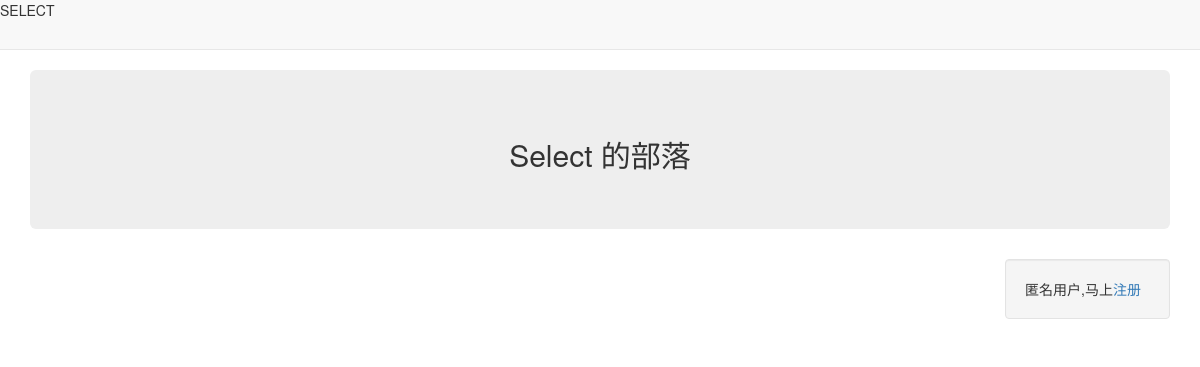
The app's page /, older data.
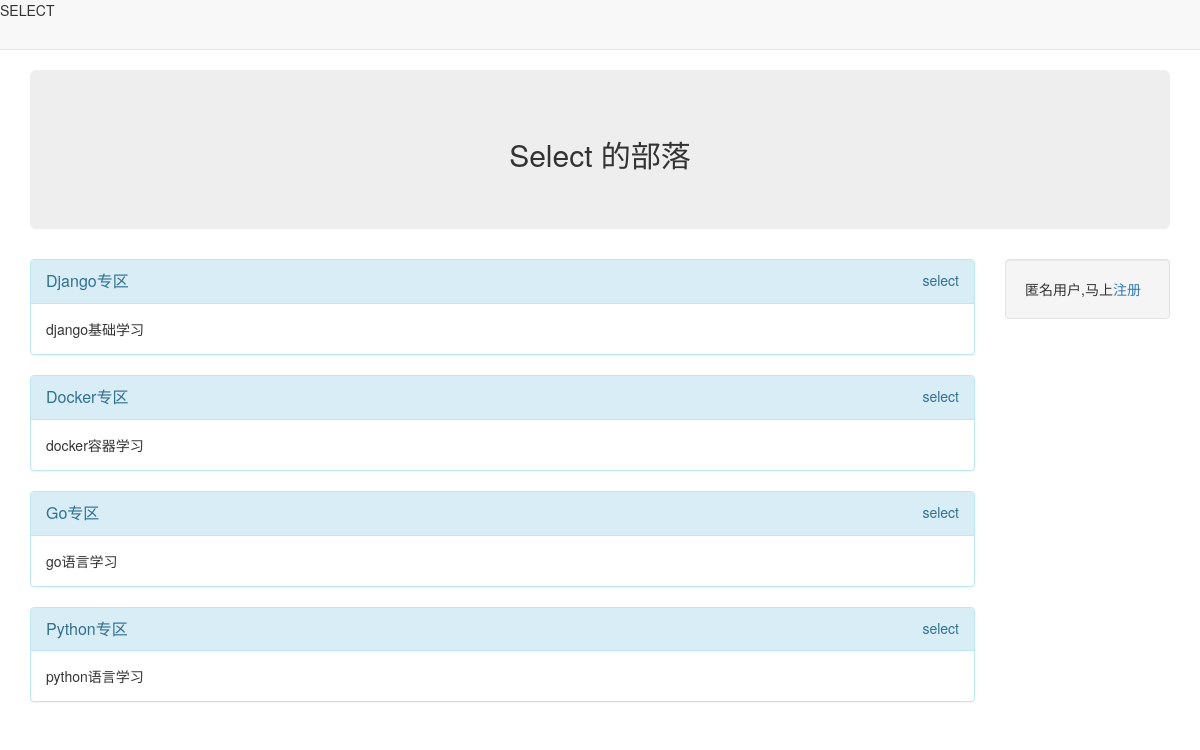
The same page, newer data.
### block/models.py (models this page shows, shortened)
class Block(models.Model):
    name = models.CharField("版块名称", max_length=20)
    desc = models.CharField("版块描述", max_length=200)
    manager_name = models.CharField("管理员名称", max_length=20)
    status = models.IntegerField("状态", choices=((0, "正常"), (-1, "删除")))
    class Meta:
        verbose_name = "版块"
        verbose_name_plural = "版块"

### forum/views.py (the view)
# urls.py: url(r'^$', views.index),
def index(request):
    block_info = Block.objects.filter(status=0).order_by("-id")
    return render(request, "index.html", {"blocks": block_info})

### templates/index.html
{% extends "base.html" %}
{% block content %}
        <div class="col-xs-12 col-md-10">
            {%for bl in blocks %}
                <div class="panel panel-info">
                  <div class="panel-heading">
                    <span class="panel-title "><a href="/article/list/{{ bl.id }}">{{ bl.name }}</a></span>
                    <span class="pull-right">{{ bl.manager_name }}</span>
                  </div>
                  <div class="panel-body">
                    {{ bl.desc }}
                  </div>
                </div>
            {% endfor %}
        </div>
        <div class="col-xs-12 col-md-2">
            <div class="well">匿名用户,马上<a href="/register/">注册</a></div>
        </div>
{% endblock %}

### templates/base.html (shortened to what this page needs)
<!DOCTYPE html>
<html lang="lang=zh-CN">
<head>
    <link rel="stylesheet" href="https://cdn.bootcss.com/bootstrap/3.3.7/css/bootstrap.min.css"
>
</head>
<body>
<nav class="navbar navbar-default navbar-static-top">
  <span>SELECT</span>
</nav>
    <div class="container">
        <div class="row">
            <div class="col-xs-12 col-md-12">
                <div class="jumbotron">
                    <center><h2>Select 的部落</h2></center>
                </div>
            </div>
        </div>
        <div class="row">
            {% block content %}
            {% endblock %}
        </div>
    </div>
</body>
</html>

Row changes from the older to the newer data that the page shows:
added Block: name "Django专区", manager_name "select", desc "django基础学习"
added Block: name "Docker专区", manager_name "select", desc "docker容器学习"
added Block: name "Go专区", manager_name "select", desc "go语言学习"
added Block: name "Python专区", manager_name "select", desc "python语言学习"
